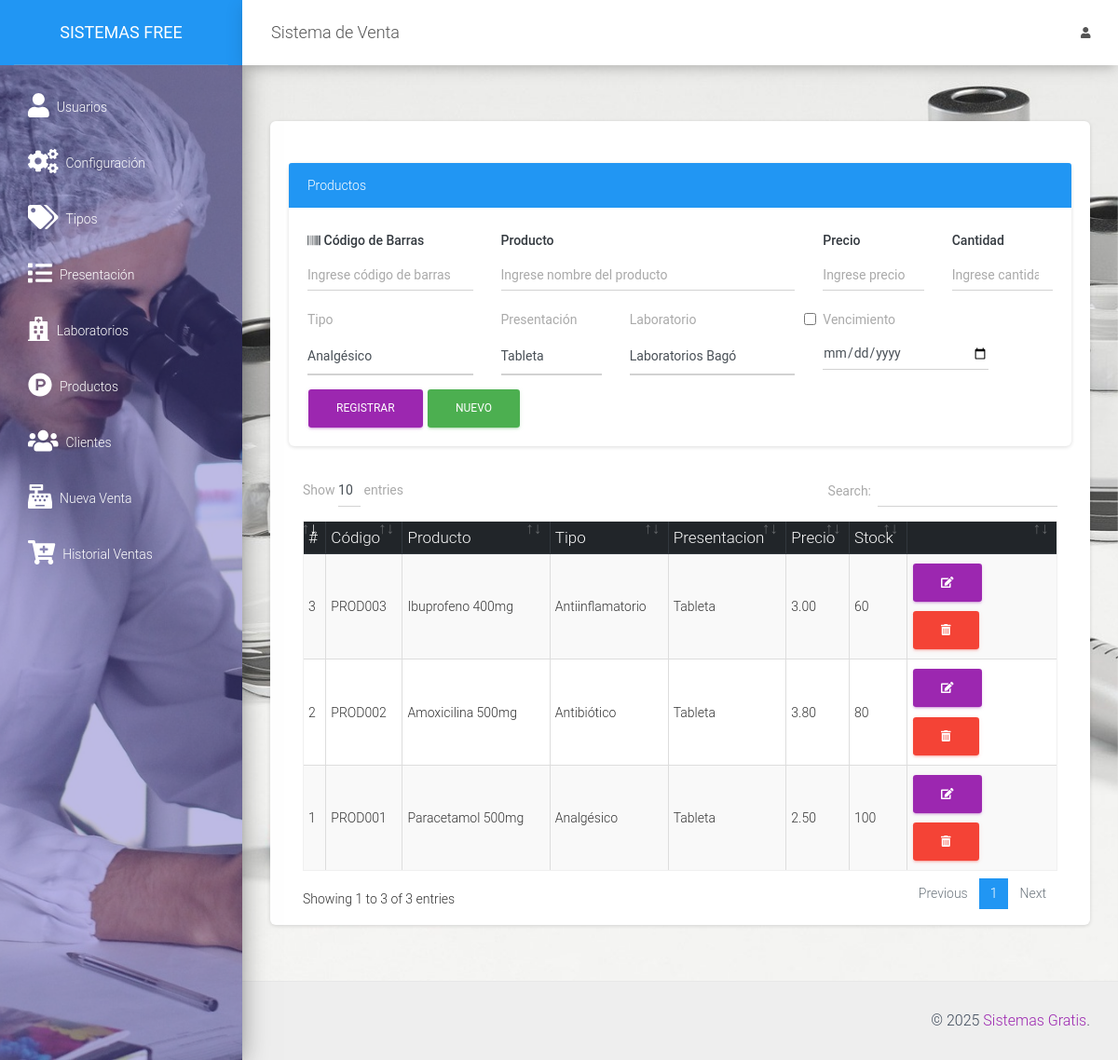
/src/productos.php (signed in), run on the app's committed database.
### tables this page shows
CREATE TABLE `producto` (
  `codproducto` int(11) NOT NULL,
  `codigo` varchar(20) NOT NULL,
  `descripcion` varchar(200) NOT NULL,
  `precio` decimal(10,2) NOT NULL,
  `existencia` int(11) NOT NULL,
  `id_lab` int(11) NOT NULL,
  `id_presentacion` int(11) NOT NULL,
  `id_tipo` int(11) NOT NULL,
  `vencimiento` varchar(20) NOT NULL
);

CREATE TABLE `tipos` (
  `id` int(11) NOT NULL,
  `tipo` varchar(50) NOT NULL
);

CREATE TABLE `presentacion` (
  `id` int(11) NOT NULL,
  `nombre` varchar(100) NOT NULL,
  `nombre_corto` varchar(10) NOT NULL
);

### src/productos.php (the view, shortened to what this page needs)
<?php
include "../conexion.php";
include_once "includes/header.php";
?>
<div class="card shadow-lg">
    <div class="card-body">
        <div class="row">
            <div class="col-md-12">
                <div class="card shadow-lg">
                    <div class="card-header bg-primary text-white">
                        Productos
                    </div>
                    <div class="card-body">
                        <form action="" method="post" autocomplete="off" id="formulario">
                            <div class="row">
                                <div class="col-md-3">
                                    <div class="form-group">
                                        <label for="codigo" class=" text-dark font-weight-bold"><i class="fas fa-barcode"></i> Código de Barras</label>
                                        <input type="text" placeholder="Ingrese código de barras" name="codigo" id="codigo" class="form-control">
                                    </div>
                                </div>
                                <div class="col-md-5">
                                    <div class="form-group">
                                        <label for="producto" class=" text-dark font-weight-bold">Producto</label>
                                        <input type="text" placeholder="Ingrese nombre del producto" name="producto" id="producto" class="form-control">
                                    </div>
                                </div>
                                <div class="col-md-2">
                                    <div class="form-group">
                                        <label for="precio" class=" text-dark font-weight-bold">Precio</label>
                                        <input type="text" placeholder="Ingrese precio" class="form-control" name="precio" id="precio">
                                    </div>
                                </div>
                                <div class="col-md-2">
                                    <div class="form-group">
                                        <label for="cantidad" class=" text-dark font-weight-bold">Cantidad</label>
                                        <input type="number" placeholder="Ingrese cantidad" class="form-control" name="cantidad" id="cantidad">
                                    </div>
                                </div>
                                <div class="col-md-3">
                                    <div class="form-group">
                                        <label for="tipo">Tipo</label>
                                        <select id="tipo" class="form-control" name="tipo" required>
                                            <?php
                                            $query_tipo = mysqli_query($conexion, "SELECT * FROM tipos");
                                            while ($datos = mysqli_fetch_assoc($query_tipo)) { ?>
                                                <option value="<?php echo $datos['id'] ?>"><?php echo $datos['tipo'] ?></option>
                                            <?php } ?>
                                        </select>
                                    </div>
                                </div>
                                <div class="col-md-2">
                                    <div class="form-group">
                                        <label for="presentacion">Presentación</label>
                                        <select id="presentacion" class="form-control" name="presentacion" required>
                                            <?php
                                            $query_pre = mysqli_query($conexion, "SELECT * FROM presentacion");
                                            while ($datos = mysqli_fetch_assoc($query_pre)) { ?>
                                                <option value="<?php echo $datos['id'] ?>"><?php echo $datos['nombre'] ?></option>
                                            <?php } ?>
                                        </select>
                                    </div>
                                </div>
                                <div class="col-md-3">
                                    <div class="form-group">
                                        <label for="laboratorio">Laboratorio</label>
                                        <select id="laboratorio" class="form-control" name="laboratorio" required>
                                            <?php
                                            $query_lab = mysqli_query($conexion, "SELECT * FROM laboratorios");
                                            while ($datos = mysqli_fetch_assoc($query_lab)) { ?>
                                                <option value="<?php echo $datos['id'] ?>"><?php echo $datos['laboratorio'] ?></option>
                                            <?php } ?>
                                        </select>
                                    </div>
                                </div>
                                <div class="col-md-3">
                                    <div class="form-group">
                                        <input id="accion" class="form-check-input" type="checkbox" name="accion" value="si">
                                        <label for="vencimiento">Vencimiento</label>
                                        <input id="vencimiento" class="form-control" type="date" name="vencimiento">
                                    </div>
                                </div>
                                <div class="col-md-6">
                                    <input type="submit" value="Registrar" class="btn btn-primary" id="btnAccion">
                                    <input type="button" value="Nuevo" onclick="limpiar()" class="btn btn-success" id="btnNuevo">
                                </div>
                            </div>
                        </form>
                    </div>
                </div>
            </div>
        </div>
        <div class="col-md-12">
            <div class="table-responsive">
                <table class="table table-striped table-bordered" id="tbl">
                    <thead class="thead-dark">
                        <tr>
                            <th>#</th>
                            <th>Código</th>
                            <th>Producto</th>
                            <th>Tipo</th>
                            <th>Presentacion</th>
                            <th>Precio</th>
                            <th>Stock</th>
                            <th></th>
                        </tr>
                    </thead>
                    <tbody>
                        <?php
                        include "../conexion.php";
                        $query = mysqli_query($conexion, "SELECT p.*, t.id, t.tipo, pr.id, pr.nombre FROM producto p INNER JOIN tipos t ON p.id_tipo = t.id INNER JOIN presentacion pr ON p.id_presentacion = pr.id");
                        $result = mysqli_num_rows($query);
                        if ($result > 0) {
                            while ($data = mysqli_fetch_assoc($query)) { ?>
                                <tr>
                                    <td><?php echo $data['codproducto']; ?></td>
                                    <td><?php echo $data['codigo']; ?></td>
                                    <td><?php echo $data['descripcion']; ?></td>
                                    <td><?php echo $data['tipo']; ?></td>
                                    <td><?php echo $data['nombre']; ?></td>
                                    <td><?php echo $data['precio']; ?></td>
                                    <td><?php echo $data['existencia']; ?></td>
                                    <td>
                                        <a href="#" onclick="editarProducto(<?php echo $data['codproducto']; ?>)" class="btn btn-primary"><i class='fas fa-edit'></i></a>
                                        <form action="eliminar_producto.php?id=<?php echo $data['codproducto']; ?>" method="post" class="confirmar d-inline">
                                            <button class="btn btn-danger" type="submit"><i class='fas fa-trash-alt'></i> </button>
                                        </form>
                                    </td>
                                </tr>
                        <?php }
                        } ?>
                    </tbody>
                </table>
            </div>
        </div>
    </div>
</div>
<?php include_once "includes/footer.php"; ?>

### src/includes/header.php (shortened to what this page needs)
<!DOCTYPE html>
<html lang="en">
<head>
    <link href="../assets/css/material-dashboard.css" rel="stylesheet" />
    <link href="../assets/css/dataTables.bootstrap4.min.css" rel="stylesheet" />
    <link rel="stylesheet" href="../assets/js/jquery-ui/jquery-ui.min.css">
</head>
<body>
    <div class="wrapper ">
        <div class="sidebar" data-color="purple" data-background-color="blue" data-image="../assets/img/sidebar.jpg">
            <div class="logo bg-primary"><a href="./" class="simple-text logo-normal">
                    Sistemas Free
                </a></div>
            <div class="sidebar-wrapper">
                <ul class="nav">
                    <li class="nav-item">
                        <a class="nav-link d-flex" href="usuarios.php">
                            <i class="fas fa-user mr-2 fa-2x"></i>
                            <p> Usuarios</p>
                        </a>
                    </li>
                    <li class="nav-item">
                        <a class="nav-link d-flex" href="config.php">
                            <i class="fas fa-cogs mr-2 fa-2x"></i>
                            <p> Configuración</p>
                        </a>
                    </li>
                    <li class="nav-item">
                        <a class="nav-link d-flex" href="tipo.php">
                            <i class=" fas fa-tags mr-2 fa-2x"></i>
                            <p> Tipos</p>
                        </a>
                    </li>
                    <li class="nav-item">
                        <a class="nav-link d-flex" href="presentacion.php">
                            <i class=" fas fa-list mr-2 fa-2x"></i>
                            <p> Presentación</p>
                        </a>
                    </li>
                    <li class="nav-item">
                        <a class="nav-link d-flex" href="laboratorio.php">
                            <i class=" fas fa-hospital mr-2 fa-2x"></i>
                            <p> Laboratorios</p>
                        </a>
                    </li>
                    <li class="nav-item">
                        <a class="nav-link d-flex" href="productos.php">
                            <i class="fab fa-product-hunt mr-2 fa-2x"></i>
                            <p> Productos</p>
                        </a>
                    </li>
                    <li class="nav-item">
                        <a class="nav-link d-flex" href="clientes.php">
                            <i class=" fas fa-users mr-2 fa-2x"></i>
                            <p> Clientes</p>
                        </a>
                    </li>
                    <li class="nav-item">
                        <a class="nav-link d-flex" href="ventas.php">
                            <i class="fas fa-cash-register mr-2 fa-2x"></i>
                            <p> Nueva Venta</p>
                        </a>
                    </li>
                    <li class="nav-item">
                        <a class="nav-link d-flex" href="lista_ventas.php">
                            <i class="fas fa-cart-plus mr-2 fa-2x"></i>
                            <p> Historial Ventas</p>
                        </a>
                    </li>
                </ul>
            </div>
        </div>
        <div class="main-panel">
            <nav class="navbar navbar-expand-lg navbar-absolute fixed-top">
                <div class="container-fluid">
                    <div class="navbar-wrapper">
                        <a class="navbar-brand" href="javascript:;">Sistema de Venta</a>
                    </div>
                    <div class="collapse navbar-collapse justify-content-end">
                        <ul class="navbar-nav">
                            <li class="nav-item dropdown">
                                <a class="nav-link" href="javascript:;" id="navbarDropdownProfile" data-toggle="dropdown" aria-haspopup="true" aria-expanded="false">
                                    <i class="fas fa-user"></i>
                                </a>
                            </li>
                        </ul>
                    </div>
                </div>
            </nav>
            <div class="content bg">
                <div class="container-fluid">

### src/includes/footer.php (shortened to what this page needs)
</div>
</div>
<footer class="footer">
    <div class="container-fluid">
        <div class="copyright float-right">
            &copy;
            <a href="#" target="_blank">Sistemas Gratis</a>.
        </div>
    </div>
</footer>
</div>
</div>
</body>
</html>

### data on the page
producto: codproducto "1", codigo "PROD001", descripcion "Paracetamol 500mg", id_tipo.tipo "Analgésico", id_presentacion.nombre "Tableta", precio "2.50", existencia "100"
producto: codproducto "2", codigo "PROD002", descripcion "Amoxicilina 500mg", id_tipo.tipo "Antibiótico", id_presentacion.nombre "Tableta", precio "3.80", existencia "80"
producto: codproducto "3", codigo "PROD003", descripcion "Ibuprofeno 400mg", id_tipo.tipo "Antiinflamatorio", id_presentacion.nombre "Tableta", precio "3.00", existencia "60"

### other printed values
form field tipo "Analgésico"
form field presentacion "Tableta"
form field laboratorio "Laboratorios Bagó"
